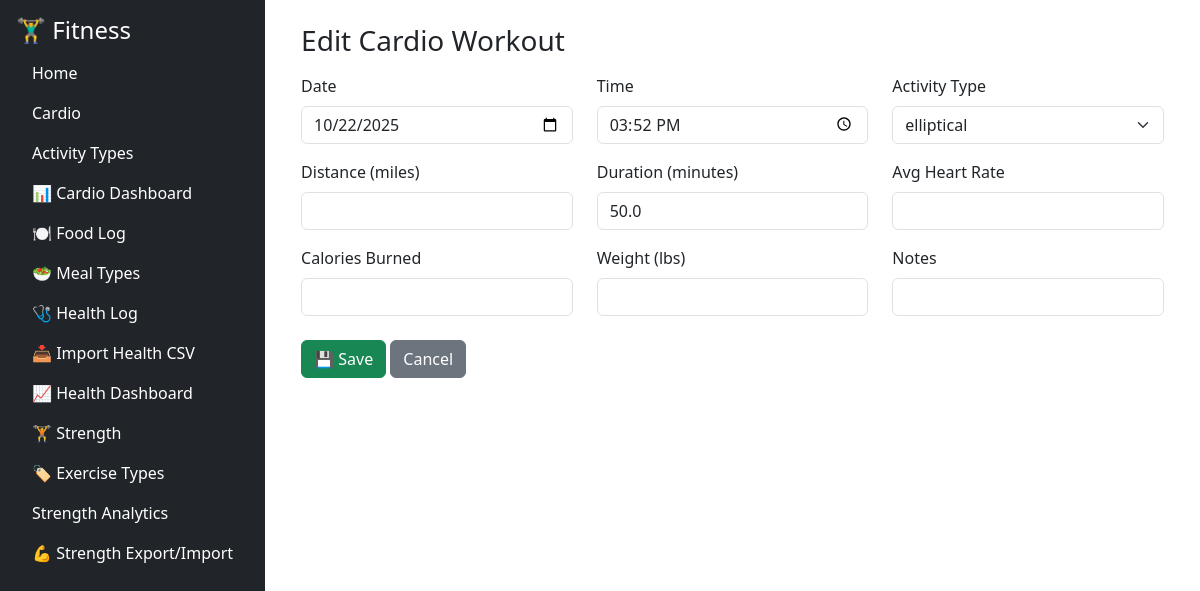
/cardio/edit/7, run on the app's committed database.
### tables this page shows
CREATE TABLE cardio_workouts (
        id INTEGER PRIMARY KEY AUTOINCREMENT,
        date TEXT NOT NULL,
        time TEXT,
        activity_type_id INTEGER NOT NULL,
        distance_miles REAL,
        duration_minutes REAL,
        pace_min_per_mile TEXT,
        avg_heart_rate INTEGER,
        calories_burned INTEGER,
        weight_lbs REAL,
        notes TEXT,
        FOREIGN KEY (activity_type_id) REFERENCES activity_types (id)
    );

CREATE TABLE activity_types (
        id INTEGER PRIMARY KEY AUTOINCREMENT,
        name TEXT NOT NULL,
        description TEXT
    );

### fitness/cardio/routes/cardio_routes.py (the view, shortened to what this page needs)
@cardio_bp.route("/edit/<int:id>", methods=["GET", "POST"])
def edit_cardio(id):
    conn = get_connection()
    cur = conn.cursor()
    cur.execute("SELECT * FROM activity_types ORDER BY name")
    activity_types = cur.fetchall()
    cur.execute("SELECT * FROM cardio_workouts WHERE id=?", (id,))
    workout = cur.fetchone()
    conn.close()
    return render_template("cardio_form.html", action="Edit", activity_types=activity_types, workout=workout)

### fitness/db/db.py (called while the page is built)
def get_connection():
    conn = sqlite3.connect(DB_PATH)
    conn.row_factory = sqlite3.Row
    return conn

### fitness/cardio/templates/cardio_form.html (shortened to what this page needs)
{% extends "base.html" %}
{% block content %}
<div class="container">
  <h3>{{ action }} Cardio Workout</h3>
  <form method="POST" class="mt-3">
    <div class="row mb-3">
      <div class="col-md-4">
        <label class="form-label">Date</label>
        <input type="date" name="date" class="form-control"
               value="{{ workout.date if workout else '' }}" required>
      </div>
      <div class="col-md-4">
        <label class="form-label">Time</label>
        <input type="time" name="time" class="form-control"
               value="{{ workout.time if workout else '' }}">
      </div>
      <div class="col-md-4">
        <label class="form-label">Activity Type</label>
        <select name="activity_type_id" class="form-select" required>
          {% for a in activity_types %}
          <option value="{{ a.id }}" {% if workout and workout.activity_type_id == a.id %}selected{% endif %}>
            {{ a.name }}
          </option>
          {% endfor %}
        </select>
      </div>
    </div>
    <div class="row mb-3">
      <div class="col-md-4">
        <label class="form-label">Distance (miles)</label>
        <input type="number" step="0.01" name="distance_miles" class="form-control"
               value="{{ workout.distance_miles if workout else '' }}">
      </div>
      <div class="col-md-4">
        <label class="form-label">Duration (minutes)</label>
        <input type="number" step="0.01" name="duration_minutes" class="form-control"
               value="{{ workout.duration_minutes if workout else '' }}">
      </div>
      <div class="col-md-4">
        <label class="form-label">Avg Heart Rate</label>
        <input type="number" name="avg_heart_rate" class="form-control"
               value="{{ workout.avg_heart_rate if workout else '' }}">
      </div>
    </div>
    <div class="row mb-3">
      <div class="col-md-4">
        <label class="form-label">Calories Burned</label>
        <input type="number" name="calories_burned" class="form-control"
               value="{{ workout.calories_burned if workout else '' }}">
      </div>
      <div class="col-md-4">
        <label class="form-label">Weight (lbs)</label>
        <input type="number" step="0.1" name="weight_lbs" class="form-control"
               value="{{ workout.weight_lbs if workout else '' }}">
      </div>
      <div class="col-md-4">
        <label class="form-label">Notes</label>
        <input type="text" name="notes" class="form-control"
               value="{{ workout.notes if workout else '' }}">
      </div>
    </div>
    <button type="submit" class="btn btn-success mt-2">💾 Save</button>
    <a href="{{ url_for('cardio_bp.cardio_list') }}" class="btn btn-secondary mt-2">Cancel</a>
  </form>
</div>
{% endblock %}

### data on the page
cardio_workouts: date "10/22/2025", time "15:52", activity_type_id "elliptical", duration_minutes "50.0"

### other printed values
{{ action }} "Edit"
